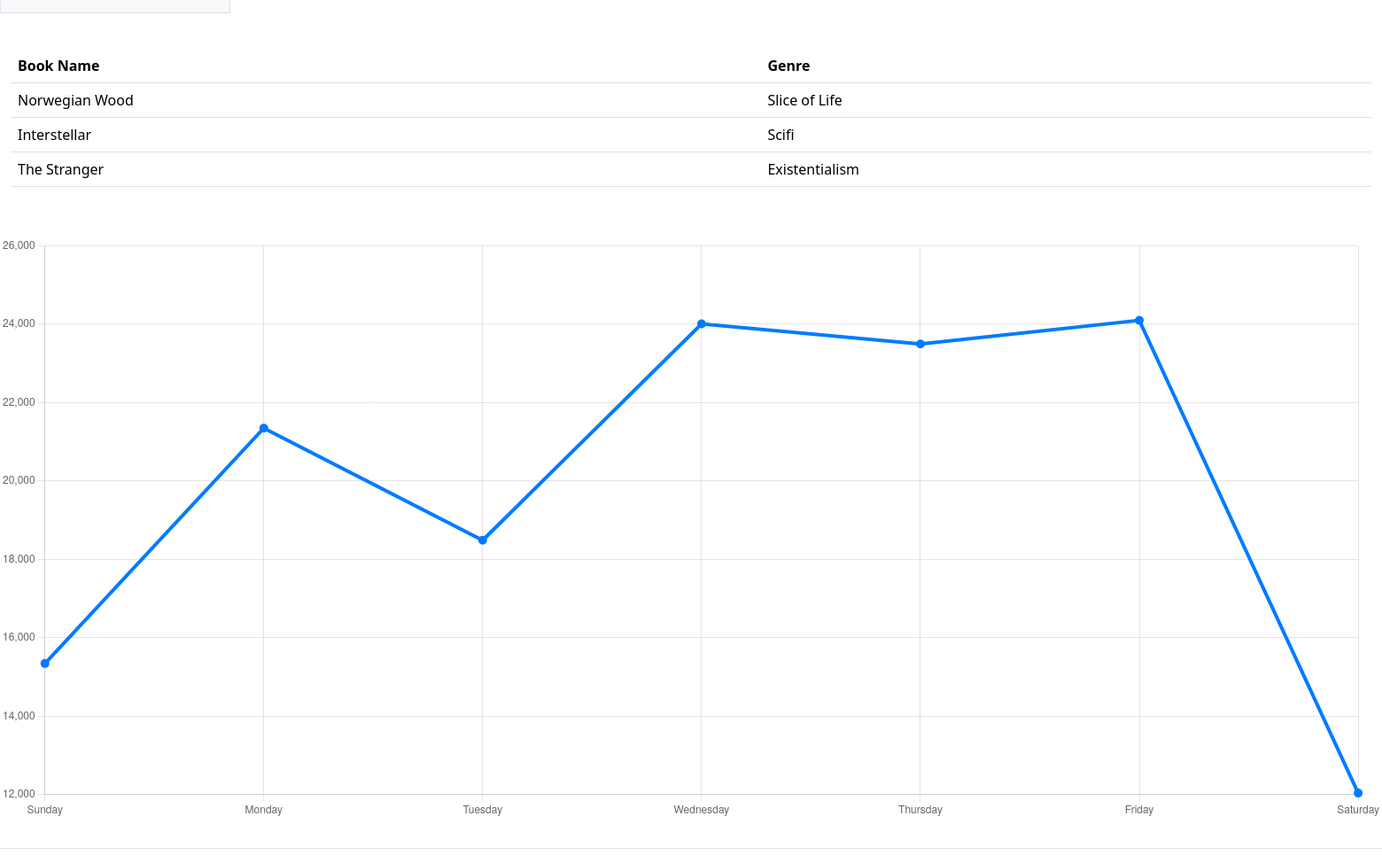
Before: /admin_database/ (signed in, lower part) with the older database file.
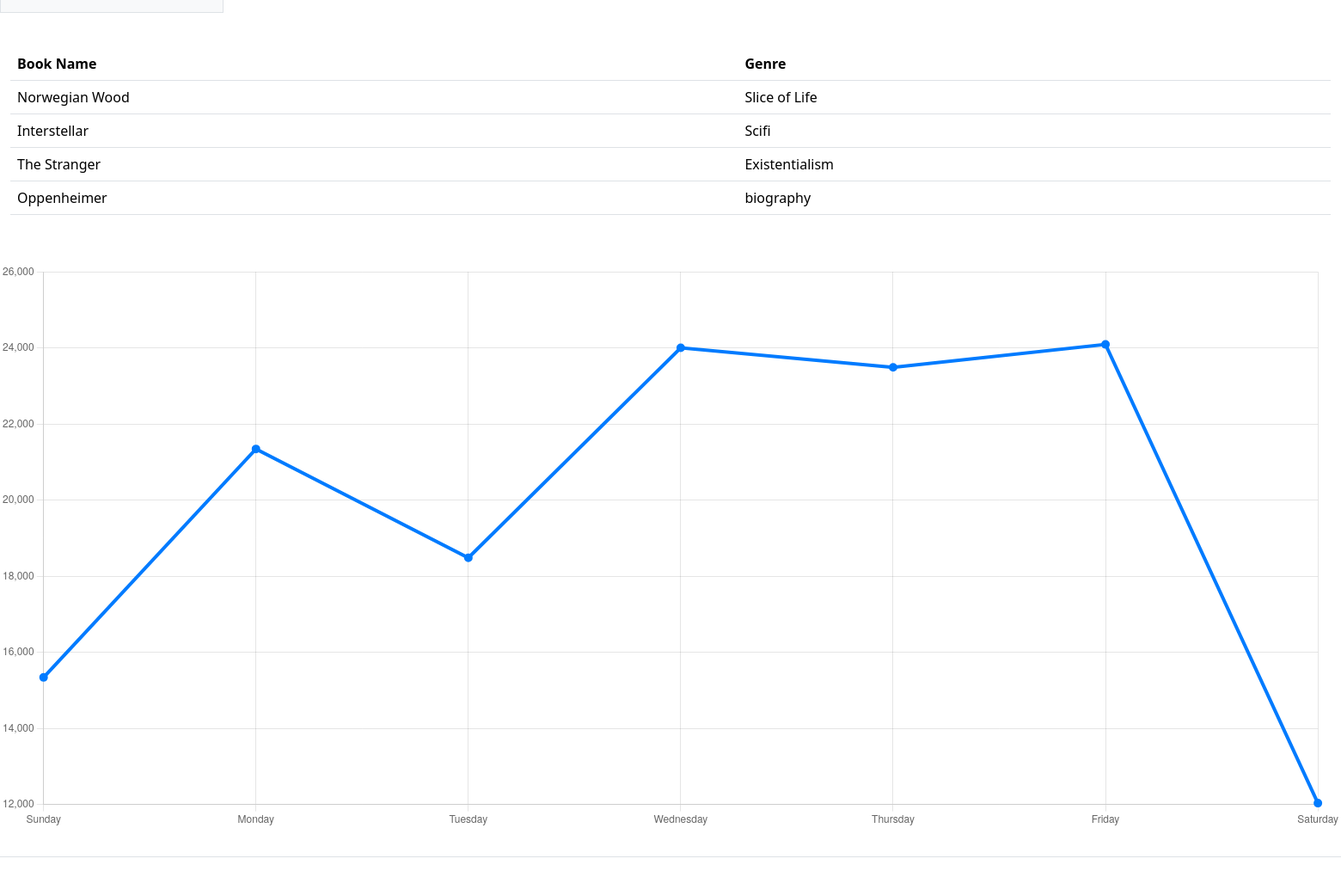
After: the same page with the newer database file.
### website/settings/roles.py (models this page shows)
class data_book(db.Model):
    id = db.Column(db.Integer, primary_key=True)
    book_title = db.Column(db.String(20),nullable=False)
    book_genre = db.Column(db.String(20), nullable=False)

### website/routes.py (the view)
@app.route('/admin_database/', methods=['POST', 'GET'])
@login_required
def admin_database():
    login_info = User.query.all()
    books = data_book.query.all()
    delete = delete_roles.query.all()
    return render_template('database.html', login_info=login_info, books=books, deletes=delete)

### website/routes.py (called while the page is built)
@app.before_request
def create_db():
    db.create_all()

### website/templates/database.html (shortened to what this page needs)
{% extends "base.html"%}
{% block content %}
<html lang="en" data-bs-theme="auto">
  <head><script src="../assets/js/color-modes.js"></script>
    <link rel="stylesheet" href="https://cdn.jsdelivr.net/npm/@docsearch/css@3">
<link href="../assets/dist/css/bootstrap.min.css" rel="stylesheet">
    <link href="https://cdn.jsdelivr.net/npm/bootstrap-icons@1.10.5/font/bootstrap-icons.min.css" rel="stylesheet">
    <link href="dashboard.css" rel="stylesheet">
  </head>
<div class="container-fluid">
  <div class="row">
    <div class="sidebar border border-right col-md-3 col-lg-2 p-0 bg-body-tertiary">
    </div>
    <main class="col-md-9 ms-sm-auto col-lg-10 px-md-4">
	     <table border="1">
              <div class="main">
        <div class="col-md-6 col-sm-12">
            <table class="table">
                <thead>
                    <tr>
                        <th>Book Name</th>
                        <th>Genre</th>
                    </tr>
                </thead>
                <tbody>
                    {% for book in books %}
                    <tr>
                        <td>{{ book.book_title }}</td>
                        <td>{{ book.book_genre }}</td>
                    </tr>
                    {% endfor %}
                </tbody>
            </table>
        </div>
    </div>
            </div>
         </div>
      <div class="d-flex justify-content-between flex-wrap flex-md-nowrap align-items-center pt-3 pb-2 mb-3 border-bottom">
      <canvas class="my-4 w-100" id="myChart" width="900" height="380"></canvas>
      </div>
    <script src="https://cdn.jsdelivr.net/npm/chart.js@4.3.2/dist/chart.umd.js"></script><script src="dashboard.js"></script></body>
{% endblock %}

Changed rows visible on the page:
added data_book: book_title "Oppenheimer", book_genre "biography"
